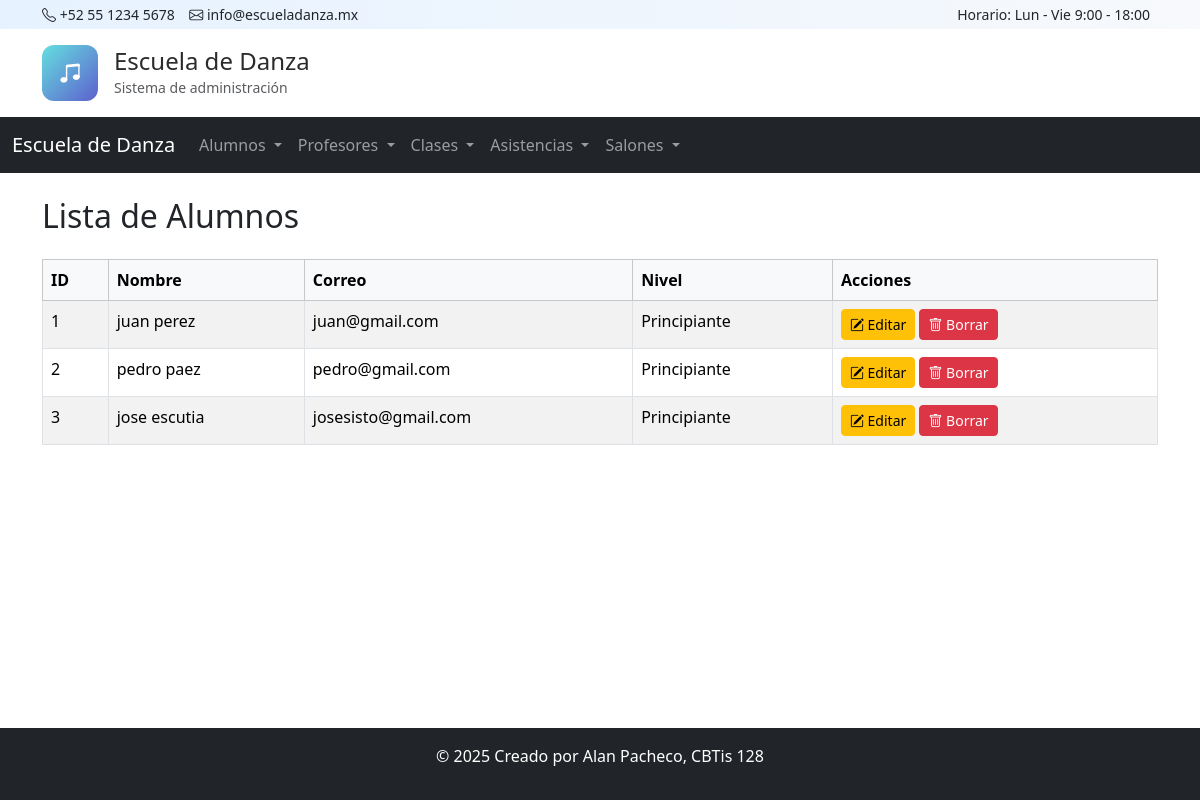
The app's page /alumnos/ver/ with its own data.
### app_escueladanza/models.py (models this page shows, shortened)
class Alumno(models.Model):
    nombre = models.CharField(max_length=50)
    apellido = models.CharField(max_length=50)
    fecha_nacimiento = models.DateField()
    correo = models.EmailField(unique=True)
    telefono = models.CharField(max_length=15)
    nivel = models.CharField(max_length=30, choices=[
        ('Principiante', 'Principiante'),
        ('Intermedio', 'Intermedio'),
        ('Avanzado', 'Avanzado')
    ])
    fecha_inscripcion = models.DateField()

### app_escueladanza/views.py (the view)
# urls.py: path('alumnos/ver/', views.ver_alumnos, name='ver_alumnos'),
def ver_alumnos(request):
    alumnos = Alumno.objects.all()
    return render(request, 'alumno/ver_alumnos.html', {
        'alumnos': alumnos
    })

### app_escueladanza/templates/alumno/ver_alumnos.html (shortened to what this page needs)
{% extends 'base.html' %}
{% block content %}
<h2 class="mb-4">Lista de Alumnos</h2>
<table class="table table-striped table-bordered">
<thead class="table-light">
    <tr>
        <th>ID</th>
        <th>Nombre</th>
        <th>Correo</th>
        <th>Nivel</th>
        <th>Acciones</th>
    </tr>
</thead>
<tbody>
    {% for alumno in alumnos %}
    <tr>
        <td>{{ alumno.id }}</td>
        <td>{{ alumno.nombre }} {{ alumno.apellido }}</td>
        <td>{{ alumno.correo }}</td>
        <td>{{ alumno.nivel }}</td>
    <td>
        <a href="{% url 'actualizar_alumno' alumno.id %}" class="btn btn-warning btn-sm">
            <i class="bi bi-pencil-square"></i> Editar
        </a>
        <a href="{% url 'borrar_alumno' alumno.id %}" class="btn btn-danger btn-sm">
            <i class="bi bi-trash"></i> Borrar
        </a>
    </td>
    </tr>
    {% empty %}
    <tr>
        <td colspan="5" class="text-center">No hay alumnos registrados.</td>
    </tr>
    {% endfor %}
</tbody>
</table>
{% endblock %}

### records on screen
Alumno: id "1", nombre "juan", apellido "perez", correo "juan@gmail.com", nivel "Principiante"
Alumno: id "2", nombre "pedro", apellido "paez", correo "pedro@gmail.com", nivel "Principiante"
Alumno: id "3", nombre "jose", apellido "escutia", correo "josesisto@gmail.com", nivel "Principiante"
